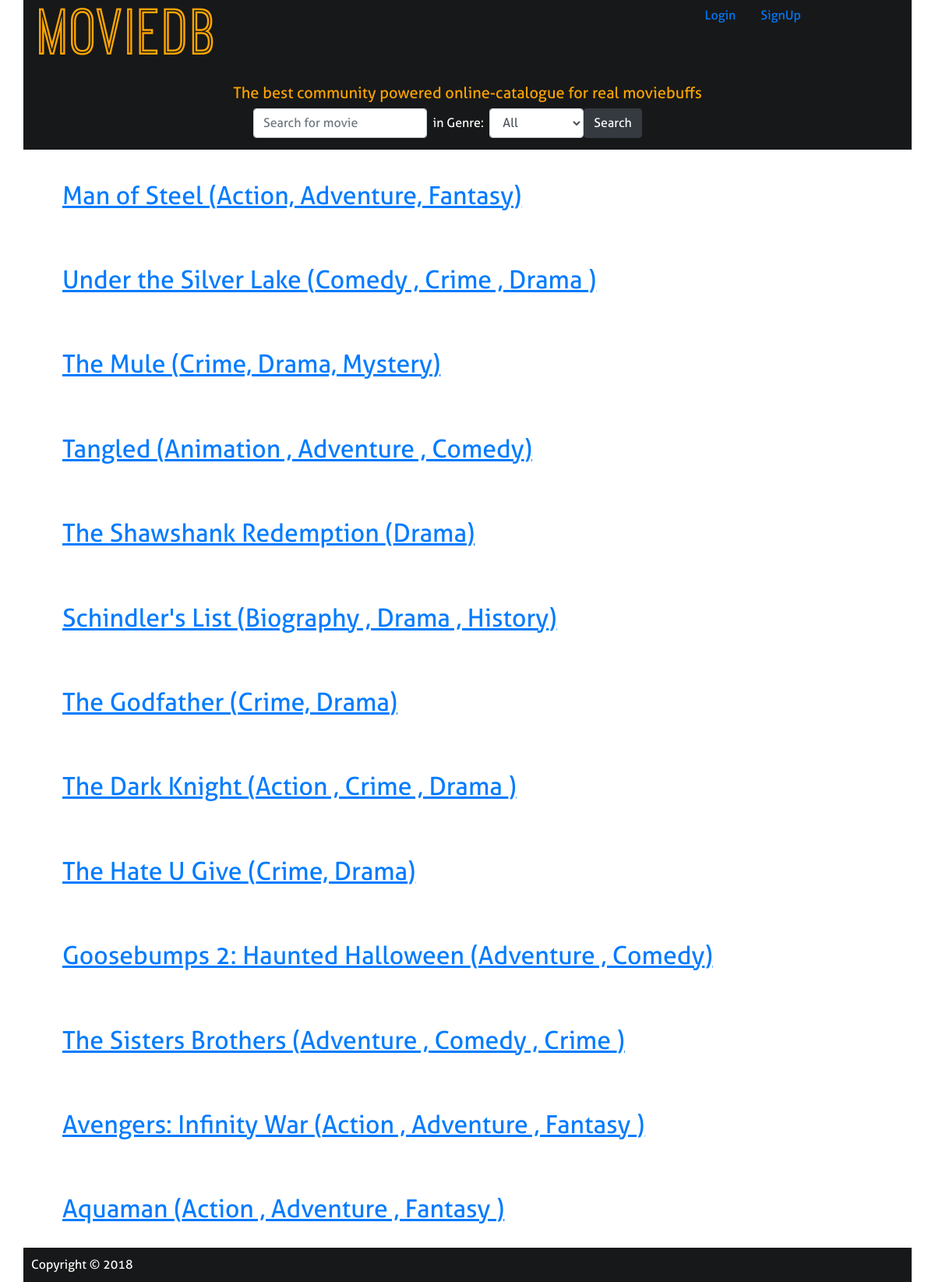
Screenshot of /search.php with the database file from the repository.
### tables this page shows
CREATE TABLE `movie` (
  `movie_id` varchar(45) NOT NULL,
  `title` varchar(50) NOT NULL,
  `genre` varchar(50) NOT NULL,
  `content_rating` varchar(5) NOT NULL,
  `runtime` varchar(10) NOT NULL,
  `release_date` date NOT NULL,
  `avg_rating` decimal(3,1) NOT NULL,
  PRIMARY KEY (`movie_id`)
);

### search.php (the view, shortened to what this page needs)
<?php
   $title = $_GET['title'];
   $title = preg_replace("/[^a-zA-Z0-9 ]+/", "", $title);
   $genre = $_GET['genre'];
?>
<html>
<head>
  <link rel="stylesheet" href="./assets/css/bootstrap.min.css" />
  <link rel="stylesheet" href="./assets/css/header.css" />
  <link rel="stylesheet" href="./assets/css/main.css" />
  <link rel="stylesheet" href="./assets/css/movie.css" />
  <link rel="stylesheet" href="./assets/css/footer.css" />
</head>
<body>
  <div class="container main-container">
    <?php include 'header.php';?>
    <main>
      <div class="container content">
        <?php
        $query = "select movie_id, title, genre from movie ";
        if($title != '')
          $query = $query."where LOWER(title) like LOWER('%".$title."%') ";
        else
          {
            $query = $query."where 1=1 ";
          }
        if($genre != "All")
          $query = $query."and LOWER(genre) like LOWER('%".$genre."%') ";
         $result = mysqli_query($con, $query);
         if($result == false)
          echo '<h1>No results found :-(</h1>';
        else {
         while($row = mysqli_fetch_assoc($result)){
           echo "<a href='movie.php?id=".$row['movie_id']."'><h2>".$row['title']." (".$row['genre'].")</h2></a>";
         }
       }
        ?>
      </div>
    </main>
    <?php include 'footer.php';?>
  </div>
</body>
</html>

### assets/css/main.css (style rules this page uses)
html, body { height: 100%; background-image: url("../images/tile.jpg"); background-attachment: fixed; background-repeat: repeat-y; background-size: cover; font-family: Aller; }
.main-container { padding: 0; background-color: rgba(255,255,255,0.9); bac }
main { min-height:100vh; }
h2 { padding-top: 40px; margin-bottom: 30px; text-decoration: underline; }

### assets/css/movie.css (style rules this page uses)
.content { padding-left: 50px; }

### rows the page displays
movie: title "Man of Steel", genre "Action, Adventure, Fantasy"
movie: title "Under the Silver Lake", genre "Comedy , Crime , Drama"
movie: title "The Mule", genre "Crime, Drama, Mystery"
movie: title "Tangled", genre "Animation , Adventure , Comedy"
movie: title "The Shawshank Redemption", genre "Drama"
movie: title "Schindler's List", genre "Biography , Drama , History"
movie: title "The Godfather", genre "Crime, Drama"
movie: title "The Dark Knight", genre "Action , Crime , Drama"
movie: title "The Hate U Give", genre "Crime, Drama"
movie: title "Goosebumps 2: Haunted Halloween", genre "Adventure , Comedy"
movie: title "The Sisters Brothers", genre "Adventure , Comedy , Crime"
movie: title "Avengers: Infinity War", genre "Action , Adventure , Fantasy"
movie: title "Aquaman", genre "Action , Adventure , Fantasy"
